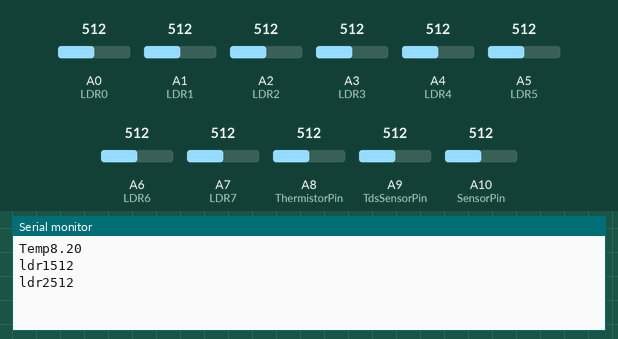
A sketch run on a simulated Arduino Mega 2560, built with avr-gcc and run on an emulated ATmega2560. On the bench: the last lines printed to the serial monitor. The test bench sets the inputs (shaded band); at power-on: A0 (LDR0) = 512, A1 (LDR1) = 512, A2 (LDR2) = 512, A3 (LDR3) = 512, A4 (LDR4) = 512, A5 (LDR5) = 512, A6 (LDR6) = 512, A7 (LDR7) = 512, A8 (ThermistorPin) = 512, A9 (TdsSensorPin) = 512, A10 (SensorPin) = 512.

Above: at 1.2 s.
1.3 s: A0 (LDR0) set to 716
At 2.8 s:
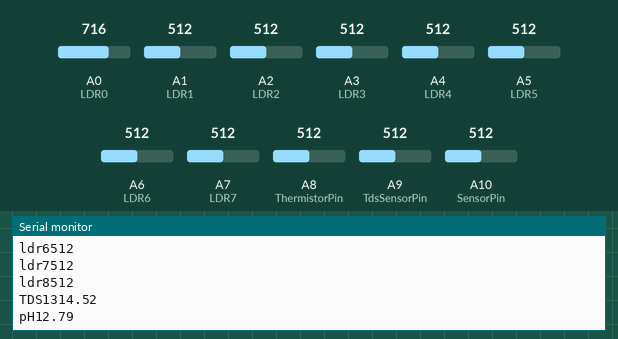
3.4 s: A1 (LDR1) set to 716
At 3.82 s:
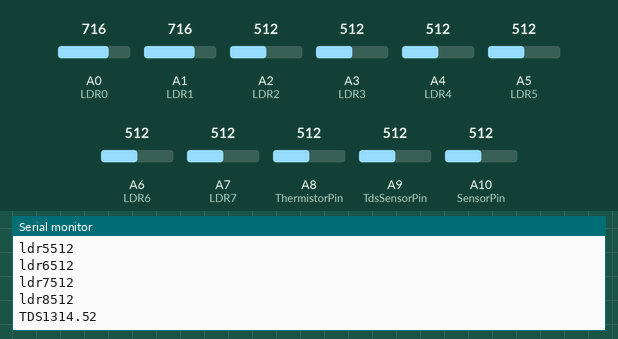
4.9 s: A2 (LDR2) set to 716
At 5.15 s:
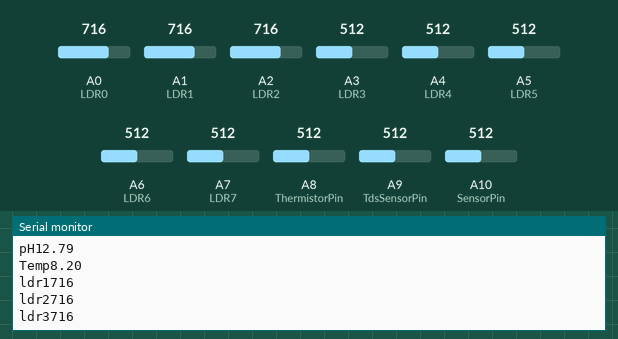
6.4 s: A3 (LDR3) set to 716
At 7.18 s:
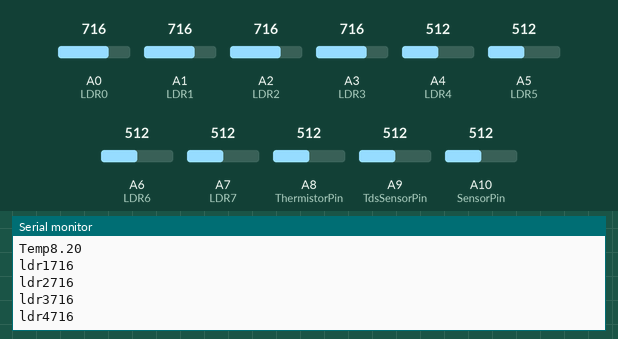
7.9 s: A4 (LDR4) set to 716
At 9.21 s:
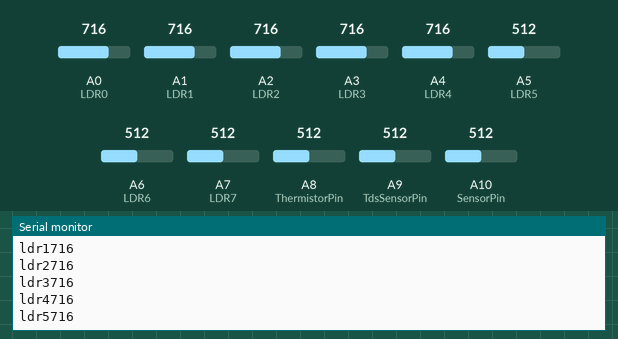
9.4 s: A5 (LDR5) set to 716
At 9.41 s:
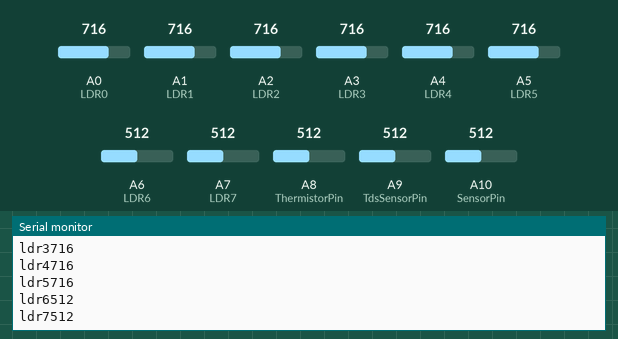
Timing chart, 0 to 11.9 s (numbered marks = the images above; inputs shaded):
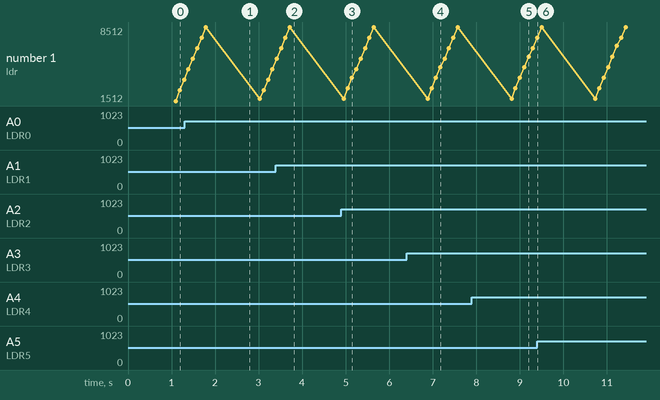

Measured:
- after the input at 4.9 s, the serial monitor: prints a new line after 0.25 s (image 3)
- after the input at 6.4 s, the serial monitor: prints a new line after 0.77 s (image 4)
- after the input at 7.9 s, the serial monitor: prints a new line after 1.3 s (image 5)

The sketch:

Arduino.ino
```cpp
/* 0- General */

    int decimalPrecision = 2;               // decimal places for all values shown in LED Display & Serial Monitor


    int ThermistorPin = A8;                 // The analog input pin for measuring temperature
    float voltageDividerR1 = 10000;         // Resistor value in R1 for voltage devider method
    float BValue = 3470;                    // The B Value of the thermistor for the temperature measuring range
    float R1 = 5000;                        // Thermistor resistor rating at based temperature (25 degree celcius)
    float T1 = 298.15;                      /* Base temperature T1 in Kelvin (default should be at 25 degree)*/
    float R2 ;                              /* Resistance of Thermistor (in ohm) at Measuring Temperature*/
    float T2 ;                              /* Measurement temperature T2 in Kelvin */

    float a ;                               /* Use for calculation in Temperature*/
    float b ;                               /* Use for calculation in Temperature*/
    float c ;                               /* Use for calculation in Temperature*/
    float d ;                               /* Use for calculation in Temperature*/
    float e = 2.718281828 ;                 /* the value of e use for calculation in Temperature*/

    float tempSampleRead  = 0;               /* to read the value of a sample including currentOffset1 value*/
    float tempLastSample  = 0;               /* to count time for each sample. Technically 1 milli second 1 sample is taken */
    float tempSampleSum   = 0;               /* accumulation of sample readings */
    float tempSampleCount = 0;               /* to count number of sample. */
    float tempMean ;                         /* to calculate the average value from all samples, in analog values*/


//Water Quality TDS
    #include "GravityTDS.h"

    #define TdsSensorPin A9
    GravityTDS gravityTds;

    float tdsValue = 0;

//pH Level

    #define SensorPin A10         // the pH meter Analog output is connected with the Arduino’s Analog
    unsigned long int avgValue;  //Store the average value of the sensor feedback
    int buf[10],temp;

// LDR Pins
    const int LDR0 = A0;
    const int LDR1 = A1;
    const int LDR2 = A2;
    const int LDR3 = A3;
    const int LDR4 = A4;
    const int LDR5 = A5;
    const int LDR6 = A6;
    const int LDR7 = A7;

//tree1//
int input_val1 = 0;
int input_val2 = 0;
String ldr1str = "ldr1";
String ldr2str = "ldr2";

//tree2//
int input_val3 = 0;
int input_val4 = 0;
String ldr3str = "ldr3";
String ldr4str = "ldr4";

//tree3//
int input_val5 = 0;
int input_val6 = 0;
String ldr5str = "ldr5";
String ldr6str = "ldr6";

//tree4//
int input_val7 = 0;
int input_val8 = 0;
String ldr7str = "ldr7";
String ldr8str = "ldr8";


void setup() {
  gravityTds.setPin(TdsSensorPin);
  gravityTds.setAref(5.0); //reference voltage on ADC, default 5.0V on Arduino UNO
  gravityTds.setAdcRange(1024); //1024 for 10bit ADC;4096 for 12bit ADC
  gravityTds.begin(); //initialization
  Serial.begin(9600);

}

void loop() {

    /* 1- Temperature Measurement */

    if(millis() >= tempLastSample + 1)                                                                  /* every 1 milli second taking 1 reading */
        {
            tempSampleRead = analogRead(ThermistorPin);                                                 /* read analog value from sensor */
            tempSampleSum = tempSampleSum+tempSampleRead;                                               /* add all analog value for averaging later*/
            tempSampleCount = tempSampleCount+1;                                                        /* keep counting the sample quantity*/
            tempLastSample = millis();                                                                  /* reset the time in order to repeat the loop again*/
        }

    if(tempSampleCount == 1000)                                                                         /* after 10 sample readings taken*/
        {
            tempMean = tempSampleSum / tempSampleCount;                                                 /* find the average analog value from those data*/
            R2 = (voltageDividerR1*tempMean)/(1023-tempMean);                                           /* convert the average analog value to resistance value*/

            a = 1/T1;                                                                                   /* use for calculation */
            b = log10(R1/R2);                                                                           /* use for calculation */
            c = b / log10(e);                                                                           /* use for calculation */
            d = c / BValue ;                                                                            /* use for calculation */
            T2 = 1 / (a- d);
            double T3 = T2-273.15;
            String T = "Temp";
            String Temp = T+T3;                                                                                            /* the measured temperature value based on calculation (in Kelvin) */
            Serial.println(Temp);                                                 /* display in Serial monitor the temperature in Celcius*/


            tempSampleSum = 0;                                                                          /* reset all the total analog value back to 0 for the next count */
            tempSampleCount = 0;                                                                        /* reset the total number of samples taken back to 0 for the next count*/


    //tree1//
  input_val1 = analogRead(LDR0);
  String ldr1val = ldr1str + input_val1;
  Serial.println(ldr1val);
    delay(100);

  input_val2 = analogRead(LDR1);
  String ldr2val = ldr2str + input_val2;
  Serial.println(ldr2val);
   delay(100);


  //tree2//
  input_val3 = analogRead(LDR2);
  String ldr3val = ldr3str + input_val3;
  Serial.println(ldr3val);
    delay(100);

  input_val4 = analogRead(LDR3);
  String ldr4val = ldr4str + input_val4;
  Serial.println(ldr4val);
    delay(100);

  //tree3//
  input_val5 = analogRead(LDR4);
  String ldr5val = ldr5str + input_val5;
  Serial.println(ldr5val);
    delay(100);

  input_val6 = analogRead(LDR5);
  String ldr6val = ldr6str + input_val6;
  Serial.println(ldr6val);
    delay(100);

  //tree4//
  input_val7 = analogRead(LDR6);
  String ldr7val = ldr7str + input_val7;
  Serial.println(ldr7val);
    delay(100);

  input_val8 = analogRead(LDR7);
  String ldr8val = ldr8str + input_val8;
  Serial.println(ldr8val);
    delay(100);

//Water Quality Measurment

gravityTds.update();                               //sample and calculate
tdsValue = gravityTds.getTdsValue();              // then get the value

String TDS = "TDS";
String tdsLevel = TDS+tdsValue;

Serial.println(tdsLevel);


//Water pH Level
for(int i=0;i<10;i++)                            //Get 10 sample value from the sensor for smooth the value
  {
    buf[i]=analogRead(SensorPin);
    delay(10);
  }


  avgValue=0;
  for(int i=2;i<8;i++)                         //take the average value of 6 center sample
    avgValue+=buf[i];
  float phVolt=(float)avgValue*5.0/1024/10;   //convert the analog into millivolt
  float phValue=-5.7*phVolt+21.34;            //convert the millivolt into pH value

  String pH = "pH";
  String pHLevel = pH+phValue;

  Serial.println(pHLevel);
        }


}
```
